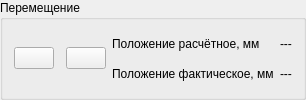
           <widget class="QGroupBox" name="groupBox">
            <property name="title">
             <string>Перемещение</string>
            </property>
            <layout class="QGridLayout" name="gridLayout_5">
             <item row="0" column="4">
              <widget class="QLabel" name="lblPosition34">
               <property name="text">
                <string>---</string>
               </property>
              </widget>
             </item>
             <item row="0" column="1" rowspan="2">
              <widget class="LED" name="ledOn_Position34">
               <property name="flashing" stdset="0">
                <bool>false</bool>
               </property>
               <property name="state" stdset="0">
                <bool>false</bool>
               </property>
              </widget>
             </item>
             <item row="0" column="2" rowspan="2">
              <widget class="PushButton" name="btnJog_Plus34">
               <property name="icon">
                <iconset>
                 <normaloff>resources/caret_right.png</normaloff>resources/caret_right.png</iconset>
               </property>
               <property name="iconSize">
                <size>
                 <width>40</width>
                 <height>40</height>
                </size>
               </property>
              </widget>
             </item>
             <item row="1" column="3">
              <widget class="QLabel" name="label_57">
               <property name="text">
                <string>Положение фактическое, мм</string>
               </property>
              </widget>
             </item>
             <item row="0" column="0" rowspan="2">
              <widget class="PushButton" name="btnJog_Minus34">
               <property name="icon">
                <iconset>
                 <normaloff>resources/caret_left.png</normaloff>resources/caret_left.png</iconset>
               </property>
               <property name="iconSize">
                <size>
                 <width>40</width>
                 <height>40</height>
                </size>
               </property>
              </widget>
             </item>
             <item row="1" column="4">
              <widget class="QLabel" name="lblPosition_Actual34">
               <property name="text">
                <string>---</string>
               </property>
              </widget>
             </item>
             <item row="0" column="3">
              <widget class="QLabel" name="label_56">
               <property name="text">
                <string>Положение расчётное, мм</string>
               </property>
              </widget>
             </item>
            </layout>
           </widget>
